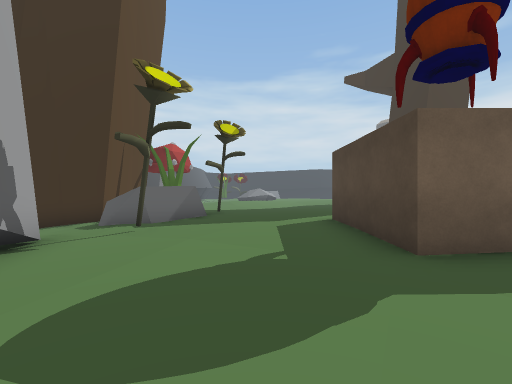
[1] (above)

17 first-person views from a walk through a Unity game level. The camera is 1.3 m above the floor, looks level and sees 90° across. The floor is counted in squares, 2 m on a side. Each view is taken from the middle of a square. On the plan, view 1 faces up. The plan holds only what a view shows up to about 9 squares ahead; the rest is blank. The place goes on beyond the plan. The player character is not drawn. Some animated figures are not drawn.

[2]
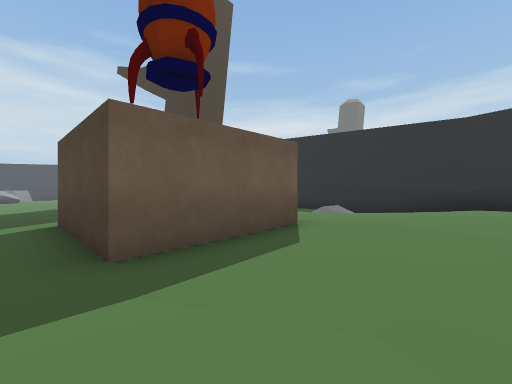

[3]
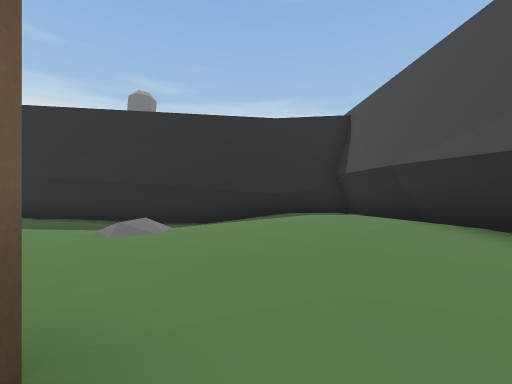

[4]
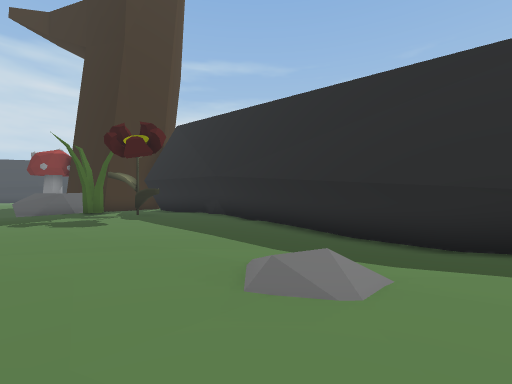

[5]
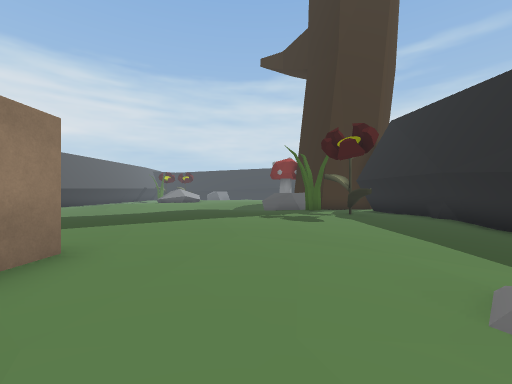

[6]
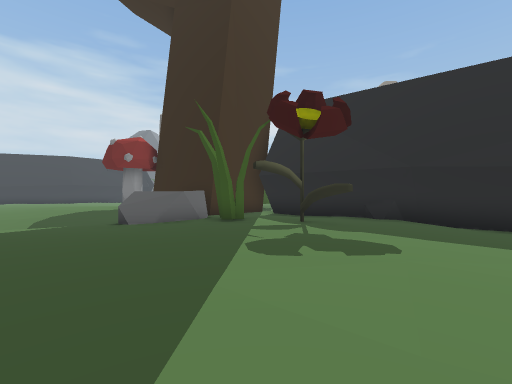

[7]
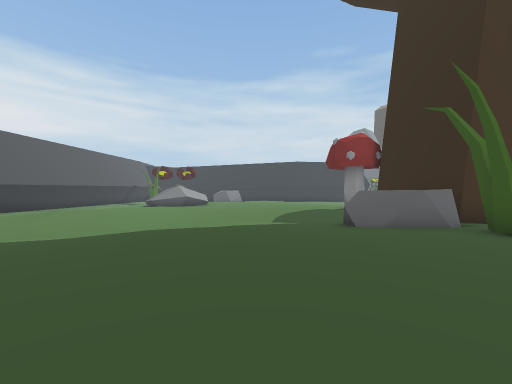

[8]
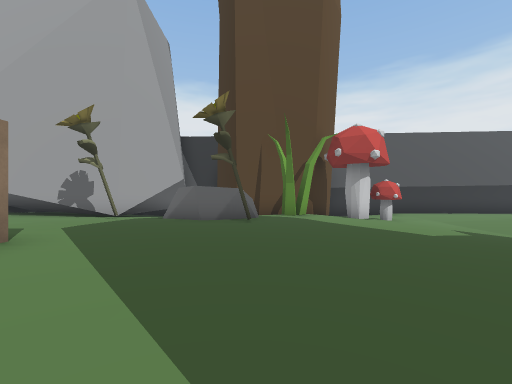

[9]
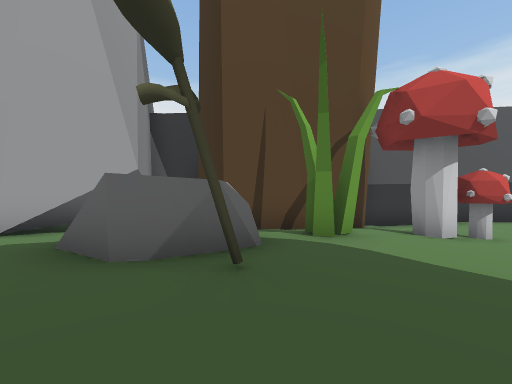

[10]
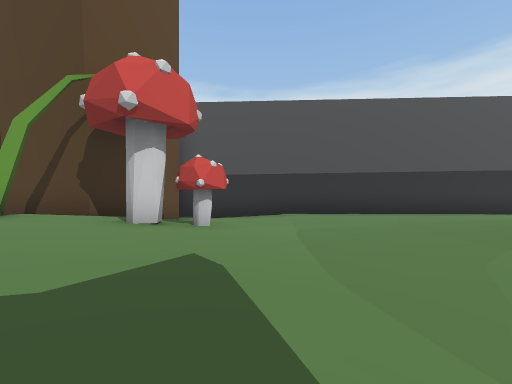

[11]
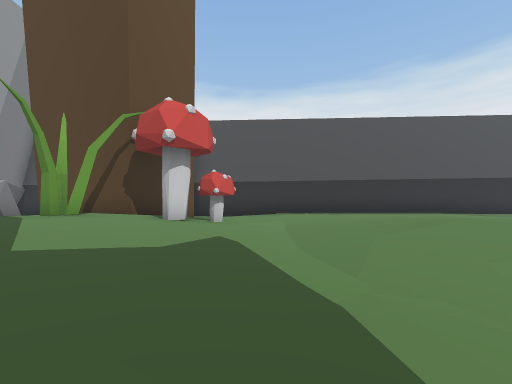

[12]
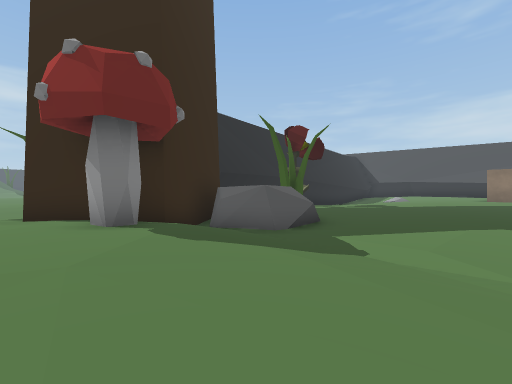

[13]
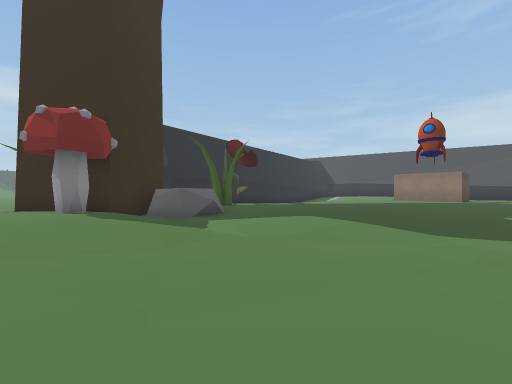

[14]
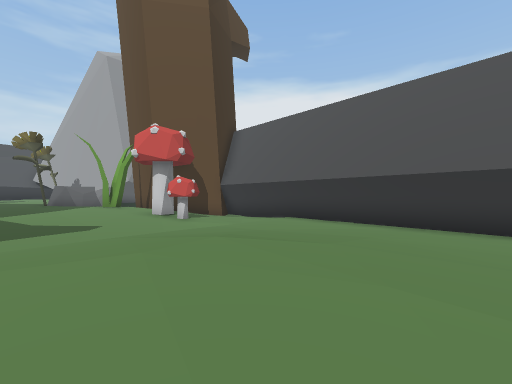

[15]
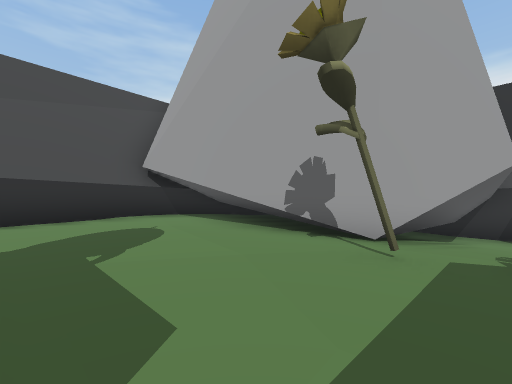

[16]
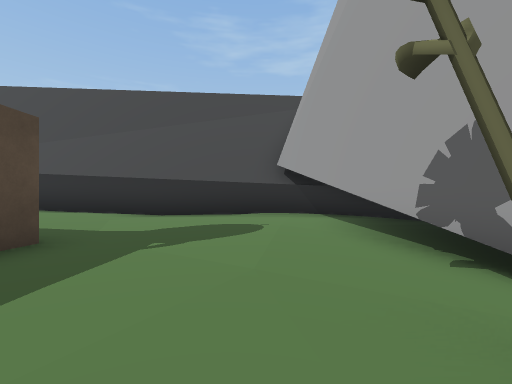

[17]
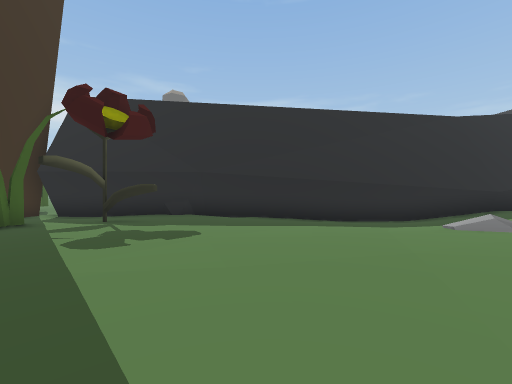

### Floor plan
Key: @ floor where view 1 was taken; # wall or solid block; . main floor; : floor 0.25 m higher than the main floor; - floor 0.25 m lower than the main floor; _ floor 0.5 m lower than the main floor; < floor 0.75 m lower than the main floor; ( floor 1 m lower than the main floor; / step, stairs or slope; F flower; R rock; M mushroom; O other object.
Columns run from 8 left of view 1 to 14 right of it. Each row starts with its distance up from view 1.
 22 #<<</_--------.....-
 21 #<<</----------....#
 20 #<<_//-.---_//---###
 19 #<<<///--/////////#
 18 #<<<///////<///</R##
 17 #<<<//////////__R R###
 16 #<//////(//_--__RR--_#
 15 #((((//////----_--O-_#
 14 #((MM////_----------_#
 13 #( <#////----------O-#
 12 ###_///-----....---O-##
 11   ##/------.....------#
 10    #/O---........---_##
  9   ##/R-F.........--__##
  8  ##<R R..........--__#
  7   //RRR..........-//_#
  6 #(///--..........-//<#
  5 ####_-F...OOO:...///<#
  4 #  ##--...OOO::..////#
  3     ##-...OOO:::..///#
  2      #......::::::///#
  1     ##......::::::::.#
  0     ##..@...::::::::.#
 -1    ##############:/###
 -2                 ####

Where each view was taken, in squares from view 1:
view 1: 0 up, 0 right, facing up
view 2: 0 up, 1 right, facing up-right
view 3: 2 up, 4 right, facing right
view 4: 3 up, 7 right, facing up-right
view 5: 3 up, 7 right, facing up
view 6: 9 up, 5 right, facing up-right
view 7: 10 up, 5 right, facing up
view 8: 9 up, 5 right, facing left
view 9: 9 up, 1 right, facing left
view 10: 15 up, 1 right, facing left
view 11: 15 up, 3 right, facing left
view 12: 22 up, 4 right, facing down-right
view 13: 22 up, 0 right, facing down-right
view 14: 22 up, 0 right, facing down-left
view 15: 6 up, 1 right, facing down-left
view 16: 6 up, 1 left, facing down
view 17: 9 up, 4 right, facing right
